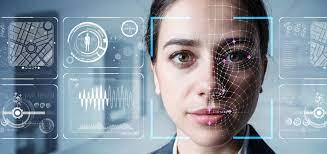
#> input picture image1.jpeg, 327 x 154 px, given in place of the camera
$ python hand.py
#> lines starting #> are read from the running program, lines starting #| are printed output that depends on the picture
import cv2
import os
from tkinter import messagebox

name = input("What Your name: ")
#> the answer given: image1.jpeg
#> further down, frame is the input picture: shape (154, 327, 3); mean B, G, R 159.9, 148.7, 137.3
print(name)

def face_cropped(img):
   gray = cv2.cvtColor(img, cv2.COLOR_RGB2GRAY)
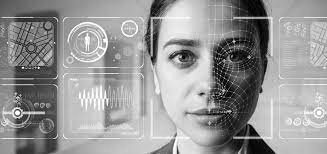
#> gray: shape (154, 327); min 0, max 255, mean 150.8
   faces = face_classifier.detectMultiScale(gray, 1.3, 5)
#> faces = [[141, 7, 134, 134]]

   cropped_faces = []
   for (x,y,w,h) in faces:
      face_cropped = img[y:y+h, x:x+w]
      cropped_faces.append(face_cropped)
#> this loop made 1 pass
#> pass 1, in face_cropped, `face_cropped = img[y:y+h, x:x+w]`:
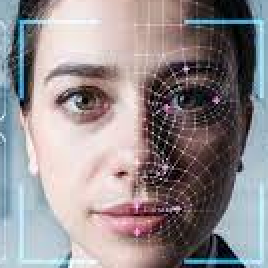
#> face_cropped: shape (134, 134, 3) (shown 2 times larger); mean B, G, R 142.2, 139.8, 147.1
#> after the loop, cropped_faces = 1 item
   return cropped_faces
face_classifier = cv2.CascadeClassifier("haarcascade_frontalface_default.xml")
cap = cv2.VideoCapture(0)
img_id = 0
while True:
   ret, frame = cap.read()
   faces = face_cropped(frame)
#> faces = 1 item
   for face in faces:
      img_id +=1
      face = cv2.resize(face, (450,450))
      face = cv2.cvtColor(face, cv2.COLOR_RGB2GRAY)
      folder_name = f"C:/Users/FLIVO/Documents/name{name}"
      os.makedirs(folder_name, exist_ok=True)
      file_path = os.path.join(folder_name, f"{name}_{img_id}.jpg")
      cv2.imwrite(file_path, face)
      cv2.putText(face, str(img_id), (50,50), cv2.FONT_HERSHEY_COMPLEX, 2, (0, 255,0), 2)
      cv2.imshow("capture Face", face)
#> this loop made 1 pass
#> (img_id, folder_name) on pass 1: (1, 'C:/Users/FLIVO/Documents/nameimage1.jpeg')
#> pass 1, `face = cv2.resize(face, (450,450))`:
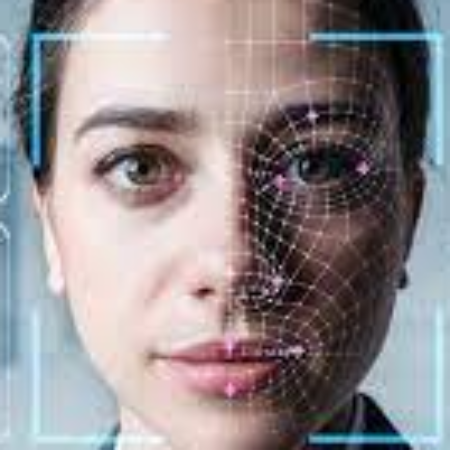
#> face: shape (450, 450, 3); mean of channels 0, 1, 2 142, 139.7, 147; drawn as B, G, R
#> pass 1, `face = cv2.cvtColor(face, cv2.COLOR_RGB2GRAY)`:
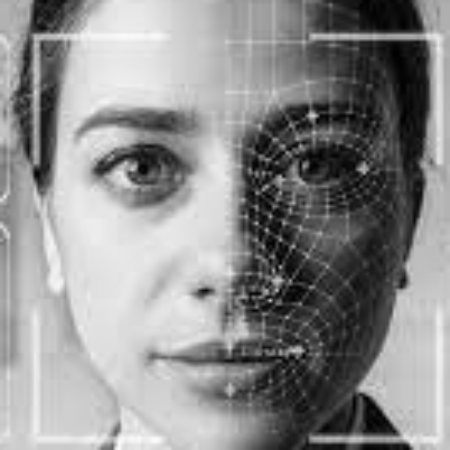
#> face: shape (450, 450); min 0, max 252, mean 141.2
#> pass 1, `cv2.imshow("capture Face", face)`:
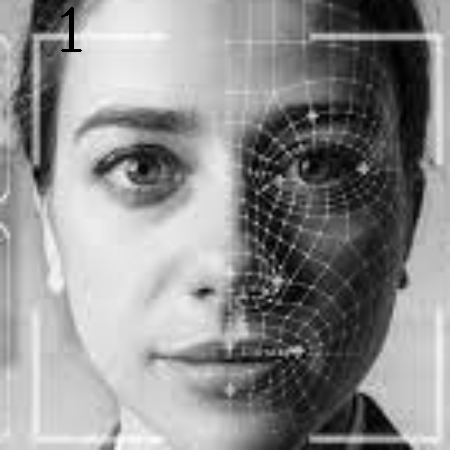
#> window 'capture Face': shape (450, 450); min 0, max 252, mean 141
#> after the loop, img_id = 1

   if cv2.waitKey(1) & 0xFF == 13 or img_id ==100:
#> (key Esc is pressed here)
        break
cap.release()
cv2.destroyAllWindows()
messagebox.showinfo(title="Success", message="Dataset generated successfully!!")
